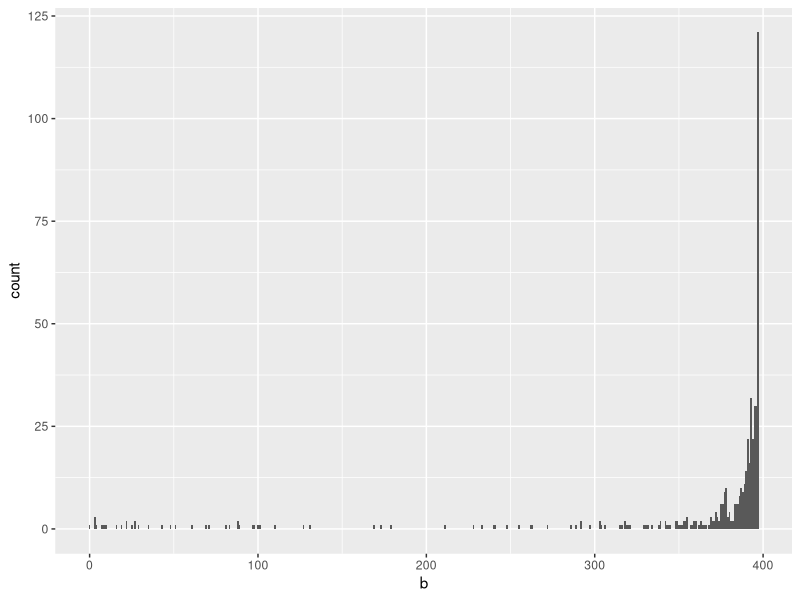
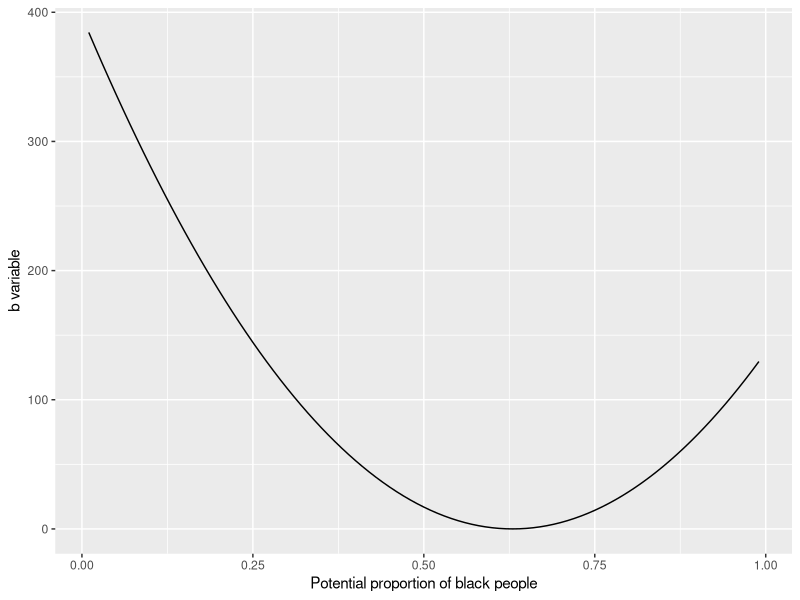
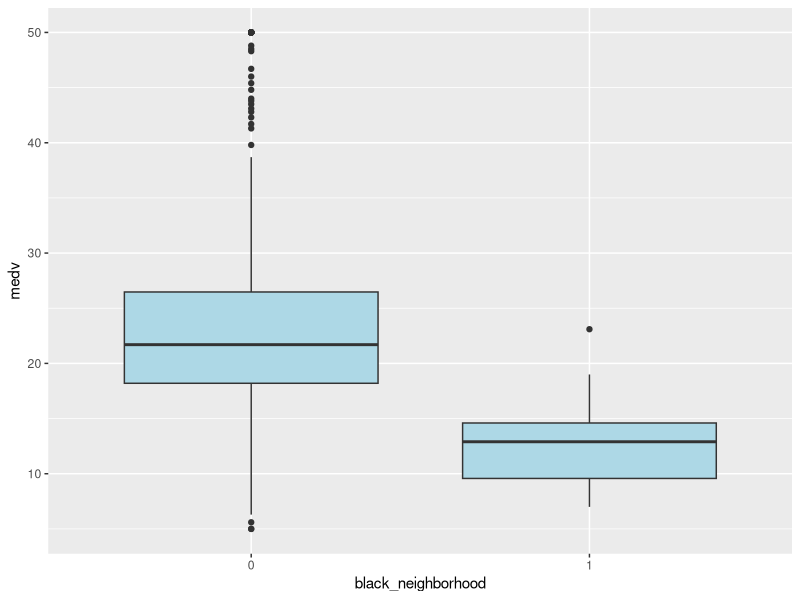
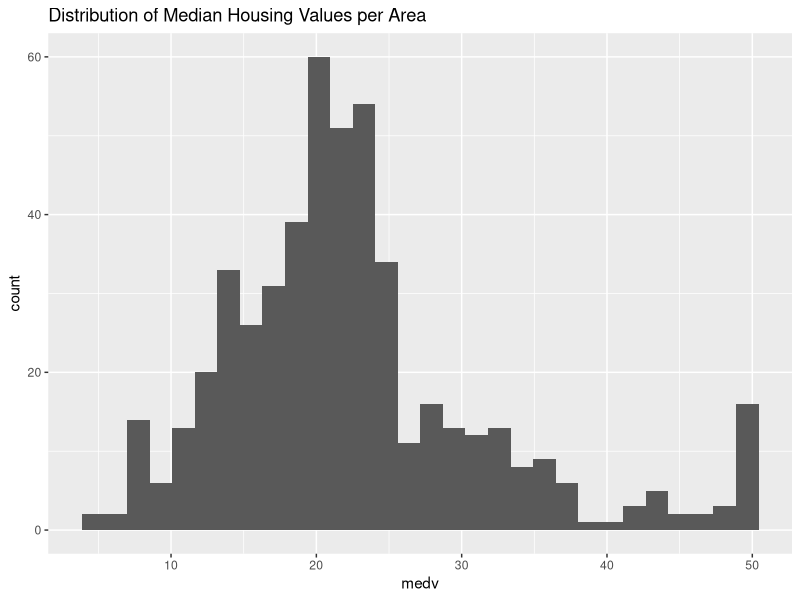
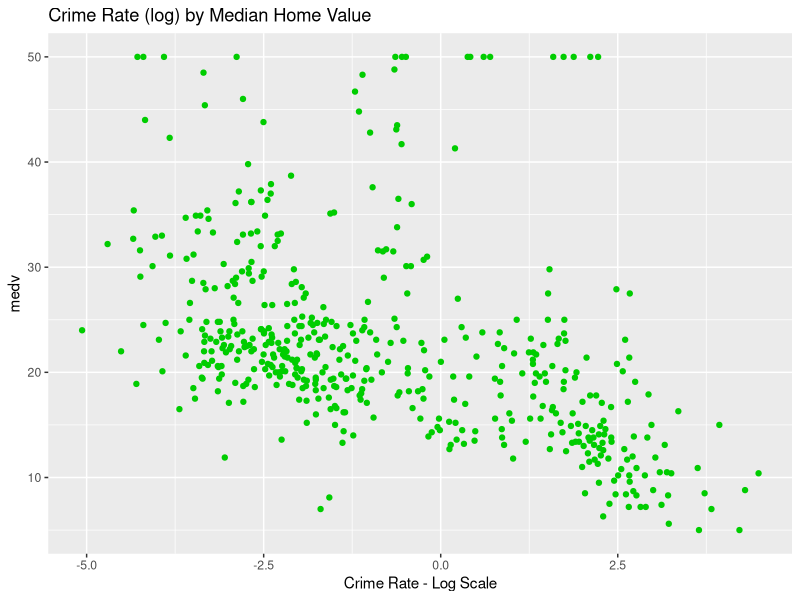

These figures' R source, in order:
## ---- chunk 1
knitr::opts_chunk$set(echo = TRUE)
library(ggplot2)
library(dplyr)
## ---- chunk 2
# Download our dataset
library(mlbench)
data(BostonHousing2)
data <- BostonHousing2
head(data)
## ---- chunk 3
# plot the distribution on the "b" variable. 
ggplot(data, aes(x = b))+
  geom_histogram(binwidth = 1)
## ---- chunk 4
# Using the dataset's documentation, plot potential values for proportions of black people
# against each value of `data$b`. 
props <- c()
i <- .01
for(x in 1:99){
    props <- c(props,1000*(i-.63)**2 )
    i = i + .01
}
parab <- data.frame(props,seq(.01, .99, by=.01))
colnames(parab) = c('x','y')
ggplot(data = parab, aes(x=y, y=x ))+
  geom_line()+
  labs(x = "Potential proportion of black people", y='b variable')

## ---- chunk 5
# code to create binary black_neighborhood variable
data <- data %>% 
           mutate(black_neighborhood = (b <= 136.9) * 1)
# what % of our neighborhoods are black neighborhoods by this definition? 
sum(data$black_neighborhood)/nrow(data)
## ---- chunk 6
data$black_neighborhood <- as.factor(data$black_neighborhood)
# plot our new variable and the price distributions across it. 
ggplot(data, aes(x= black_neighborhood, y=medv))+
  geom_boxplot(fill="light blue")

## ---- chunk 7
ggplot(data, aes(x=medv))+
  geom_histogram()+
  labs(title = "Distribution of Median Housing Values per Area")
## ---- chunk 8
ggplot(data, aes(x = log(crim), y = medv))+
  geom_point(color = 'green3')+
  labs(title="Crime Rate (log) by Median Home Value",
       x = "Crime Rate - Log Scale")
## ---- chunk 9
head(data)
